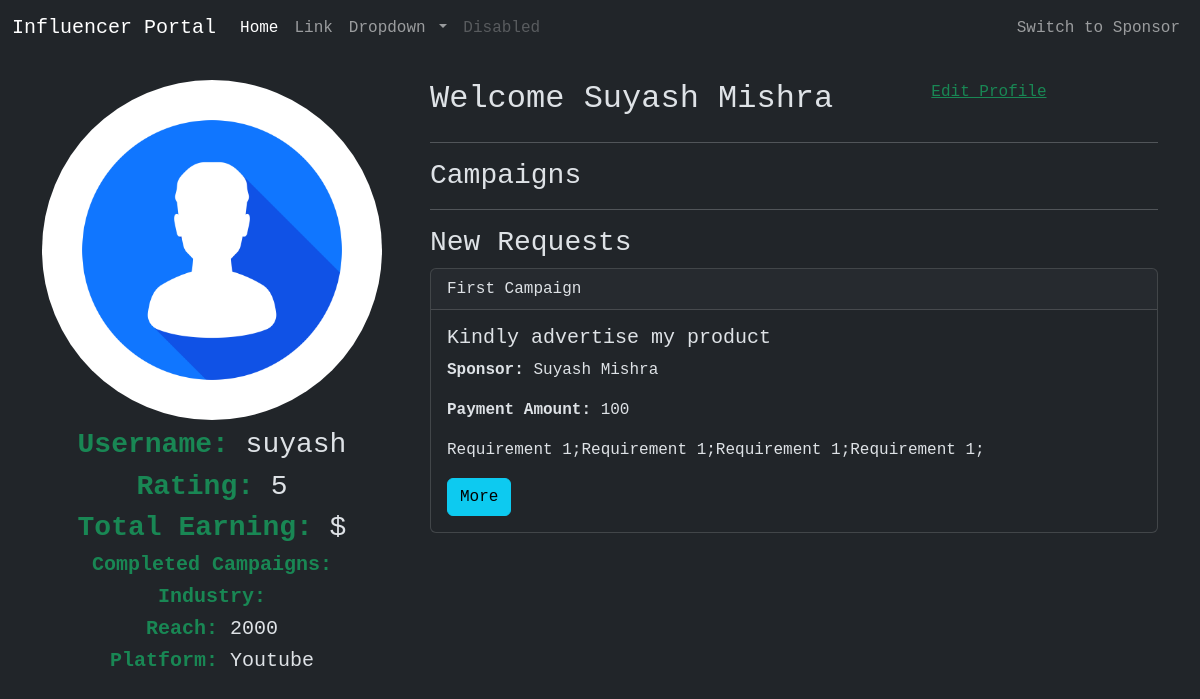
The app's page /dashboard (signed in) with its own data.
### models/__init__.py (models this page shows, shortened)
class Base(DeclarativeBase):
    pass

class User(Base, UserMixin):
    __tablename__ = 'users'
    id: Mapped[int] = mapped_column(primary_key=True)
    name: Mapped[str] = mapped_column(nullable=False)
    username: Mapped[str] = mapped_column(nullable=False)
    email_address: Mapped[str] = mapped_column(unique=True, nullable=False)
    password_hash: Mapped[str] = mapped_column(nullable=False)
    wallet: Mapped[int] = mapped_column(nullable=False, default=1000)
    currently_logged_in_as: Mapped[bool] = mapped_column(nullable=False, default=False)
    is_sponsor: Mapped[bool] = mapped_column(nullable=False, default=False)
    sponsor: Mapped['Sponsor'] = relationship(back_populates='user')
    is_influencer: Mapped[bool] = mapped_column(nullable=False, default=False)
    influencer: Mapped['Influencer'] = relationship(
        back_populates='user')
    @property
    def password(self):
        return self.password
    @property
    def role(self):
        return self.role
    @role.setter
    def role(self, role):
        if role == 'influencer':
            self.is_influencer = True
        if role == 'sponsor':
            self.is_sponsor = True

class Influencer(Base):
    __tablename__ = 'influencers'
    id: Mapped[int] = mapped_column(primary_key=True)
    influencer_id: Mapped[int] = mapped_column(ForeignKey('users.id'))
    user: Mapped['User'] = relationship(back_populates='influencer')
    category: Mapped[str] = mapped_column(nullable=False)
    niche: Mapped[str] = mapped_column(nullable=False)
    reach: Mapped[int] = mapped_column(nullable=False, default=1)
    rating: Mapped[int] = mapped_column(nullable=False, default=5)
    finished_campaigns:Mapped[int] = mapped_column(nullable=False, default=0)
    active_campaigns: Mapped[List['Campaign']] = relationship(
        back_populates='assigned_to')
    ad_requests: Mapped[List['AdRequest']] = relationship(
        back_populates='influencer')

class AdRequest(Base):  # Sent by Sponsor
    __tablename__ = 'ad_requests'
    id: Mapped[int] = mapped_column(primary_key=True)
    campaign_id: Mapped[int] = mapped_column(ForeignKey('campaigns.id'))
    campaign: Mapped['Campaign'] = relationship(back_populates='ad_requests')
    influencer_id: Mapped[int] = mapped_column(ForeignKey('influencers.id'))
    influencer: Mapped['Influencer'] = relationship(
        back_populates='ad_requests')
    sponsor_id: Mapped[int] = mapped_column(ForeignKey('sponsors.id'))
    sponsor: Mapped['Sponsor'] = relationship(
        back_populates='ad_requests')
    messages: Mapped[str] = mapped_column(nullable=False)
    requirements: Mapped[str] = mapped_column(nullable=False, default='')
    payment_amount: Mapped[int] = mapped_column(nullable=False, default=0)
    status: Mapped[str] = mapped_column(nullable=False, default='Pending')

class Campaign(Base):
    __tablename__ = 'campaigns'
    id: Mapped[int] = mapped_column(primary_key=True)
    ad_requests: Mapped[List['AdRequest']] = relationship(
        back_populates='campaign')
    campaign_requests: Mapped[List['CampaignRequest']] = relationship(
        back_populates='campaign')
    sponsor_id: Mapped[int] = mapped_column(ForeignKey('sponsors.id'))
    name: Mapped[str] = mapped_column(nullable=False, unique=True)
    description: Mapped[str] = mapped_column(nullable=False, unique=True)
    start_date: Mapped[str] = mapped_column(
        nullable=False, default='01-01-2024')
    end_date: Mapped[str] = mapped_column(
        nullable=False, default='01-01-2024')
    cost: Mapped[int] = mapped_column(nullable=False, default=0)
    visibility: Mapped[bool] = mapped_column(
        nullable=False, default=True)  # False - Private
    goals: Mapped[str]
    category: Mapped[str] = mapped_column(nullable=False)
    progress: Mapped[int] = mapped_column(nullable=False,default=0)
    influencer_id:Mapped[Optional[int]] = mapped_column(ForeignKey('influencers.id'))
    assigned_to:Mapped[Optional['Influencer']] = relationship(
        back_populates='active_campaigns')
    status: Mapped[str] = mapped_column(nullable=False, default='Incomplete')
    secret_code: Mapped[str] = mapped_column(
        nullable=False, default='')
    checkpoint_weights: Mapped[str] = mapped_column(
        nullable=False, default='')
    spare:Mapped[int]=mapped_column(nullable=False,default=0)

### routes/__init__.py (the view)
@app.route('/dashboard')
@login_required
def dashboard_page():
    return render_template('dashboard.html', progress=80)

### models/__init__.py (called while the page is built)
@login_manager.user_loader
def load_user(user_id):
    return session.query(User).get(int(user_id))

### app/templates/dashboard.html (shortened to what this page needs)
{% extends 'base.html'%} {% block title %}Dashboard{% endblock %} {% block
content %} {% if current_user.is_sponsor or current_user.is_influencer %}
<div class="container mt-4">
	<div id="influencer">
		<div class="row gx-md-5">
			<div class="col-12 col-md-4">
				<img
					src="/static/img/profile.jpg"
					alt="Profile Pic"
					class="w-100 rounded rounded-circle"
				/>
				<h3 class="text-center mt-2">
					<strong class="text-success">Username: </strong>
					{{current_user.username}}
				</h3>
				<h3 class="text-center mt-2">
					<strong class="text-success">Rating: </strong>
					{{current_user.influencer.rating}}
				</h3>
				<h3 class="text-center mt-2">
					<strong class="text-success">Total Earning: </strong>
					{{current_user.earning}} $
				</h3>
				<h5 class="text-center mt-2">
					<strong class="text-success">Completed Campaigns: </strong>
				</h5>
				<h5 class="text-center mt-2">
					<strong class="text-success">Industry: </strong>
				</h5>
				<h5 class="text-center mt-2">
					<strong class="text-success">Reach: </strong>
					{{current_user.influencer.reach}}
				</h5>
				<h5 class="text-center mt-2">
					<strong class="text-success">Platform: </strong>
					{{current_user.influencer.category}}
				</h5>
			</div>
			<div class="col-12 col-md-8">
				<div class="row">
					<h2 class="col-12 col-md-8">
						Welcome {{current_user.name}}
					</h2>
					<a class="col-12 col-md-4 text-success" href="#"
						>Edit Profile</a
					>
				</div>
				<hr />
				<div class="">
					<h3 class="col-12">Campaigns</h3>
					<hr />
					<div class="col-12">
						<h3 class="col-12">New Requests</h3>
                        {% for ad_request in current_user.influencer.ad_requests
					%}
                    {% if ad_request.status == 'Pending'%}
						<div class="card">
							<div class="card-header">{{ad_request.campaign.name}}</div>
							<div class="card-body">
								<h5 class="card-title">
									{{ad_request.messages}}
								</h5>
								<p class="card-text">
									<strong>Sponsor: </strong>{{ad_request.sponsor.user.name}}
								</p>
								<p class="card-text">
									<strong>Payment Amount: </strong>{{ad_request.payment_amount}}
								</p>
								<p class="card-text">
									{{ad_request.requirements}}
								</p>
								<a href="#" class="btn btn-info"
									>More</a
								>
							</div>
						</div>
					</div>
                    {%endif%}
                    {%endfor%}
				</div>
				<br /><br /><br /><br /><br /><br /><br /><br /><br /><br /><br /><br /><br /><br /><br /><br />
			</div>
		</div>
	</div>
	{%endif%} {% endblock%}

### app/templates/base.html (shortened to what this page needs)
<!DOCTYPE html>
<html lang="en" data-bs-theme="dark">
	<head>
<link rel="stylesheet" href="https://cdnjs.cloudflare.com/ajax/libs/font-awesome/4.7.0/css/font-awesome.min.css">
		<link href="https://cdn.jsdelivr.net/npm/bootstrap@5.3.3/dist/css/bootstrap.min.css" rel="stylesheet">
	</head>
	<body >
		{%include 'includes/navbar.html' %}
		<div class="">
		{% block content %} {% endblock %}
</div>
	</body>
</html>

### app/templates/includes/navbar.html (shortened to what this page needs)
<nav class="navbar navbar-expand-lg navbar-dark bg-dark">
	<div class="container-fluid">
		<a class="navbar-brand" href="#"> Influencer Portal </a>
		<div class="collapse navbar-collapse" id="navbarSupportedContent">
			<ul class="navbar-nav me-auto mb-2 mb-lg-0">
				<li class="nav-item">
					<a class="nav-link active" aria-current="page" href="#"
						>Home</a
					>
				</li>
				<li class="nav-item">
					<a class="nav-link" href="#">Link</a>
				</li>
				<li class="nav-item dropdown">
					<a
						class="nav-link dropdown-toggle"
						href="#"
						id="navbarDropdown"
						role="button"
						data-bs-toggle="dropdown"
						aria-expanded="false"
					>
						Dropdown
					</a>
				</li>
				<li class="nav-item">
					<a
						class="nav-link disabled"
						href="#"
						tabindex="-1"
						aria-disabled="true"
						>Disabled</a
					>
				</li>
			</ul>
			{%if current_user.is_authenticated %}
				{%if current_user.is_sponsor%}
					{% if current_user.currently_logged_in_as == False %}
					<ul class="navbar-nav disabled">
						<li class="float-end">
							<a class="nav-link" href="#">Switch to Sponsor</a>
						</li>
					</ul>
					{%endif%}
			{%else%}
				<ul class="navbar-nav disabled">
					<li class="float-end">
						<a class="nav-link" href="#">Become an Sponsor</a>
					</li>
				</ul>
			{%endif%}
			{%endif%}
		</div>
	</div>
</nav>

### app/templates/base.html (style rules this page uses)
body { font-family: monospace; }

### records on screen
User: username "suyash", name "Suyash Mishra"
Influencer: influencer.rating "5", influencer.reach "2000", influencer.category "Youtube"
AdRequest: campaign.name "First Campaign", messages "Kindly advertise my product", sponsor.user.name "Suyash Mishra", payment_amount "100", requirements "Requirement 1;Requirement 1;Requirement 1;Requirement 1;"
